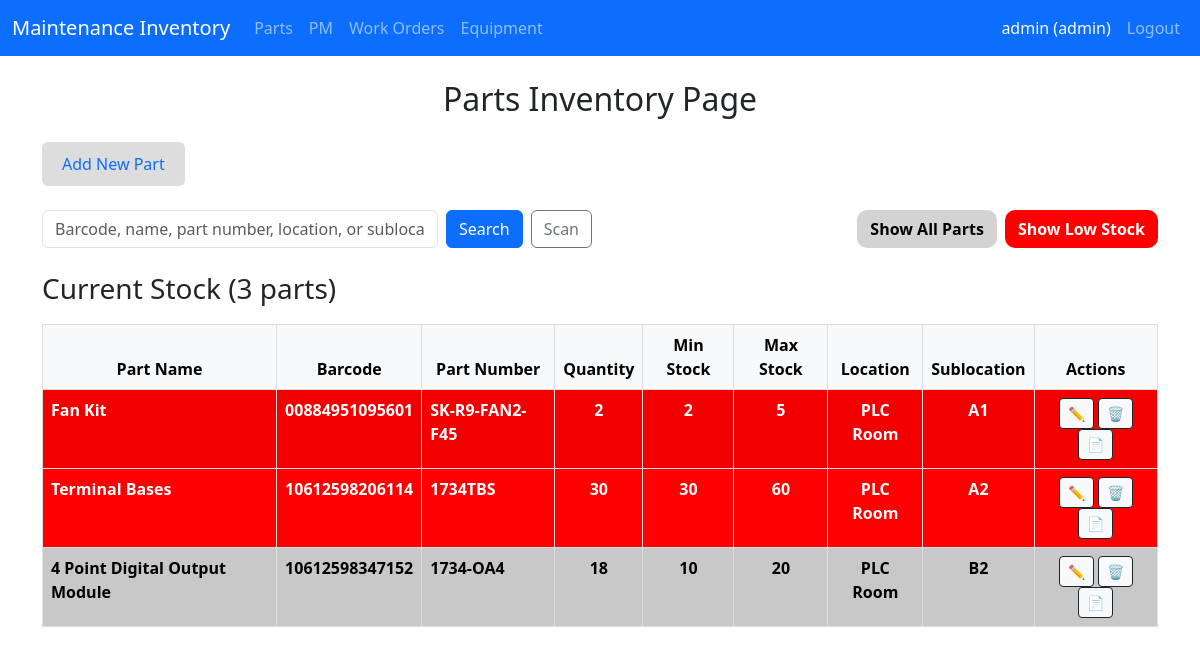
The app's page /parts/ (signed in) with its own data.
### app/models/user.py (models this page shows, shortened)
class User(UserMixin, db.Model):
    __tablename__ = 'users'
    id = db.Column(db.Integer, primary_key=True)
    username = db.Column(db.String(80), unique=True, nullable=False)
    password_hash = db.Column(db.String(256), nullable=False)
    role = db.Column(db.String(20), default='technician') # 'admin' or 'technician'
    must_change_password = db.Column(db.Boolean, default=True) # Force change on first login
    created_at = db.Column(db.DateTime, default=datetime.utcnow)
    email = db.Column(db.String(120), unique=True, nullable=True) # Optional (nullable=True)
    def is_admin(self):
        return self.role == 'admin'

### app/models/part.py (models this page shows, shortened)
class Part(db.Model):
    __tablename__ = 'parts'  # ← If table is 'parts', add this to match
    id = db.Column(db.Integer, primary_key=True)
    barcode = db.Column(db.String(100), nullable=True)
    name = db.Column(db.String(200), nullable=False)
    part_number = db.Column(db.String(100), nullable=True)
    qty = db.Column(db.Integer, nullable=False, default=0)
    location = db.Column(db.String(100), nullable=True)
    sublocation = db.Column(db.String(100), nullable=True)
    created_at = db.Column(db.DateTime, default=db.func.current_timestamp())
    min_stock = db.Column(db.String(50), default='0')  # ← Add this
    max_stock = db.Column(db.String(50), default='999')  # ← Add this

### app/routes/parts.py (the view, shortened to what this page needs)
@bp.route("/", methods=["GET", "POST"])
@login_required
def index():
    search = request.args.get("search", "").strip().lower()
    show_all = request.args.get("show_all")
    low_stock = request.args.get("low_stock") # New: Check for low_stock param
    if current_user.is_admin():
        if low_stock:
            parts = Part.query.filter(Part.qty <= Part.min_stock).all() # Filter low-stock parts
        elif show_all:
            parts = Part.query.all()
        else:
            if search:
                parts = Part.query.filter(
                    Part.barcode.ilike(f"%{search}%")
                    | Part.name.ilike(f"%{search}%")
                    | Part.part_number.ilike(f"%{search}%")
                    | Part.location.ilike(f"%{search}%")
                    | Part.sublocation.ilike(f"%{search}%")
                ).all()
            else:
                parts = Part.query.all() # Default to all for admins
    items = []
    for i, part in enumerate(parts):
        items.append(
            (
                i,
                {
                    "id": part.id,
                    "barcode": part.barcode,
                    "name": part.name,
                    "part_number": part.part_number,
                    "qty": part.qty,
                    "min_stock": part.min_stock,
                    "max_stock": part.max_stock,
                    "location": part.location,
                    "sublocation": part.sublocation,
                },
            )
        )
    return render_template("parts.html", items=items, search=search)

### app/templates/parts.html (shortened to what this page needs)
{% extends "base.html" %}
{% block content %}
<h2 class="mb-4 center-text">Parts Inventory Page</h2>
<div class="d-flex gap-2 mb-4">
    {% if current_user.is_admin() %}
    <button class="btn btn-outline-primary tab-button" onclick="openTab(1)">Add New Part</button>
    {% endif %}
</div>
<div id="tab-0" class="tab-content active">
<div class="row g-3 align-items-center mb-4">
<div class="col-md-6">
<form method="get" action="/parts" class="d-flex gap-2">
<input type="text" name="search" id="search-input" class="form-control" placeholder="Barcode, name, part number, location, or sublocation" value="{{ search }}">
<button type="submit" class="btn btn-primary">Search</button>
<button type="button" id="scan-search" class="btn btn-outline-secondary">Scan</button>
</form>
</div>
{% if current_user.is_admin() %}
<div class="col-md-6 text-md-end d-flex justify-content-end gap-2">
<a href="/parts?show_all=true" class="btn btn-show-all-stock">Show All Parts</a>
<a href="/parts?low_stock=true" class="btn btn-show-low-stock">Show Low Stock</a>
</div>
{% endif %}
</div>
    {% if items %}
        <h3>Current Stock ({{ items|length }} parts)</h3>
        <div id="table-view" class="table-responsive">
            <table id="parts-table" class="table table-striped table-hover">
                <thead class="table-light">
                    <tr>
                        <th class="center-text">Part Name</th>
                        <th class="center-text">Barcode</th>
                        <th class="center-text">Part Number</th>
                        <th class="center-text">Quantity</th>
                        <th class="center-text">Min Stock</th>
                        <th class="center-text">Max Stock</th>
                        <th class="center-text">Location</th>
                        <th class="center-text">Sublocation</th>
                        {% if current_user.is_admin() %}
<th class="center-text">Actions</th>{% endif %}
                    </tr>
                </thead>
                <tbody>
                    {% for idx, item in items %}
                        {% set qty_val = item.qty | int(default=0) %}
                        {% set min_val = item.min_stock | int(default=0) %}
                        {% set row_class = 'parts-row-warning' if qty_val <= min_val else 'parts-row-secondary' %}
                        <tr class="{{ row_class }}">
                            <td data-label="Part Name">{{ item.name|default('N/A') }}</td>
                            <td data-label="Barcode">{{ item.barcode|default('N/A') }}</td>
                            <td data-label="Part Number">{{ item.part_number|default('N/A') }}</td>
                            <td class="center-text" data-label="Quantity">{{ qty_val }}</td>
                            <td class="center-text" data-label="Min Stock">{{ item.min_stock|default('0') }}</td>
                            <td class="center-text" data-label="Max Stock">{{ item.max_stock|default('999') }}</td>
                            <td class="center-text" data-label="Location">{{ item.location|default('N/A') }}</td>
                            <td class="center-text" data-label="Sublocation">{{ item.sublocation|default('N/A') }}</td>
                            {% if current_user.is_admin() %}
                            <td class="center-text" data-label="Actions">
                                <button class="btn btn-sm btn-light btn-outline-dark" onclick="editPart({{ idx }})">✏️</button>
                                <button class="btn btn-sm btn-light btn-outline-dark" onclick="showDeleteConfirm({{ idx }})">🗑️</button>
                                <button class="btn btn-sm btn-light btn-outline-dark" onclick="exportPartPDF({{ item.id }})">📄</button>
                            </td>
                            {% endif %}
                        </tr>
                    {% endfor %}
                </tbody>
            </table>
        </div>
    {% else %}
        <p>No parts found. Try a broader search or add a new part.</p>
    {% endif %}
</div>
{% endblock %}

### app/templates/base.html (shortened to what this page needs)
<!DOCTYPE html>
<html lang="en">
<head>
    <link href="https://cdn.jsdelivr.net/npm/bootstrap@5.3.3/dist/css/bootstrap.min.css" rel="stylesheet">
</head>
<body>
<nav class="navbar navbar-expand-lg navbar-dark bg-primary sticky-top">
    <div class="container-fluid">
        <a class="navbar-brand" href="{{ url_for('dashboard.index') }}">Maintenance Inventory</a>
        <div class="collapse navbar-collapse" id="navbarNav">
            <ul class="navbar-nav me-auto">
                <li class="nav-item">
                    <a class="nav-link" href="{{ url_for('parts.index') }}">Parts</a>
                </li>
                <li class="nav-item">
                    <a class="nav-link" href="{{ url_for('pm.index') }}">PM</a>
                </li>
                <li class="nav-item">
                    <a class="nav-link" href="{{ url_for('workorder.index') }}">Work Orders</a>
                </li>
                <li class="nav-item">
                    <a class="nav-link" href="{{ url_for('equipment.index') }}">Equipment</a>
                </li>
            </ul>
            <ul class="navbar-nav ms-auto">
                <li class="nav-item">
                    <span class="nav-link text-light">
                        {{ current_user.username }} ({{ current_user.role }})
                    </span>
                </li>
                <li class="nav-item">
                    <a class="nav-link" href="{{ url_for('auth.logout') }}">Logout</a>
                </li>
            </ul>
        </div>
    </div>
</nav>
    <div class="container mt-4">
        {% block content %}{% endblock %}
    </div>
</body>
</html>

### app/templates/base.html (style rules this page uses)
.tab-button { padding: 10px 20px; cursor: pointer; background: #ddd; border: none; font-size: 16px; }
.tab-content { display: none; }
.tab-content.active { display: block; }
table { width: 100%; border-collapse: collapse; margin-top: 10px; }
th, td { border: 1px solid #ddd; padding: 8px; text-align: left; }
th { background-color: #f2f2f2; cursor: pointer; }

### app/templates/parts.html (style rules this page uses)
.table-responsive { overflow-x: auto; -webkit-overflow-scrolling: touch; }
@media (min-width: 769px) { #table-view { display: block; } }
.center-text { text-align: center; }
.parts-row-warning td { background-color: #FF0000; color: white !important; font-weight: bold; }
.parts-row-secondary td { background-color: #D3D3D3; font-weight: bold; }
.btn-show-low-stock { background-color: #ff0000; color: white !important; font-weight: bold; border-radius: 10px; }
.btn-show-all-stock { background-color: #D3D3D3; color: black !important; font-weight: bold; border-radius: 10px; }

### records on screen
User: username "admin", role "admin"
Part: name "Fan Kit", barcode "00884951095601", part_number "SK-R9-FAN2-F45", location "PLC Room", sublocation "A1"
Part: name "Terminal Bases", barcode "10612598206114", part_number "1734TBS", min_stock "30", max_stock "60", location "PLC Room", sublocation "A2"
Part: name "4 Point Digital Output Module", barcode "10612598347152", part_number "1734-OA4", min_stock "10", max_stock "20", location "PLC Room", sublocation "B2"

### other values on screen
{{ items|length }} "3"
{{ qty_val }} "2" "30" "18"
{{ item.min_stock|default('0') }} "2"
{{ item.max_stock|default('999') }} "5"
